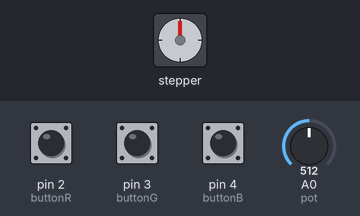
Bench run of a sketch on a simulated Arduino Uno, built with avr-gcc and run on an emulated ATmega328P. Parts: stepper motor. Inputs (shaded band) come from the test bench; at power-on: A0 (pot) = 512, pin 2 (buttonR) LOW, pin 3 (buttonG) LOW, pin 4 (buttonB) LOW. Stepper angles assume 200 steps per turn.

Above: at 1.2 s.
1.3 s: A0 (pot) set to 716
At 2.1 s:
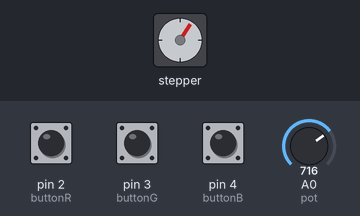
2.9 s: A0 (pot) set to 122
At 3.5 s:
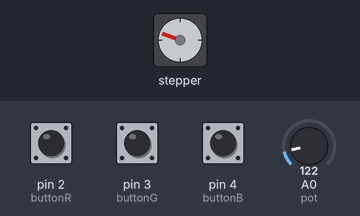
4.7 s: A0 (pot) set to 0
At 5.1 s:
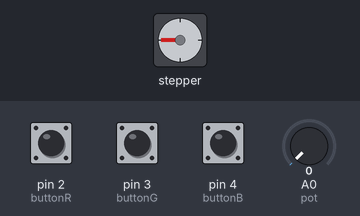
6.2 s: A0 (pot) set to 306
At 6.7 s:
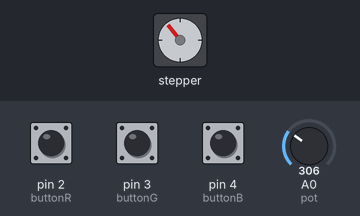
7.8 s: A0 (pot) set to 511
At 8.3 s:
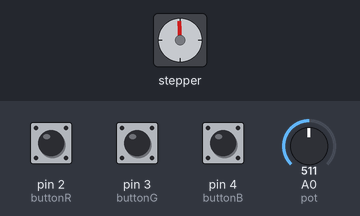
Timing chart, 0 to 10.4 s (numbered marks = the images above; inputs shaded):
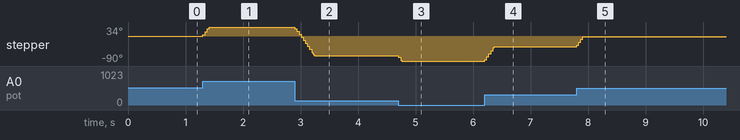

Measured:
- after the input at 1.3 s, stepper: turns 34° clockwise in 0.11 s, starting at once
- after the input at 2.9 s, stepper: turns 105° counter-clockwise in 0.34 s, starting at once
- after the input at 4.7 s, stepper: turns 19° counter-clockwise, starting at once
- after the input at 6.2 s, stepper: turns 52° clockwise in 0.16 s, starting at once
- after the input at 7.8 s, stepper: turns 36° clockwise in 0.11 s, starting at once

The sketch:

Stepper_with_Pot.ino
```cpp
#include <Stepper.h>

const int stepsPerRevolution = 200;  // change this to fit the number of steps per revolution
// for your motor
const int buttonR = 2;
const int buttonG = 3;
const int buttonB = 4;
const int pot = 0;
int buttonRstate, buttonGstate, buttonBstate, potVali, potValf, changePotVal;

// initialize the stepper library on pins 8 through 11:
Stepper myStepper(stepsPerRevolution, 8, 9, 10, 11);

void setup() {
  // initialize the serial port:
  Serial.begin(9600);
  pinMode (buttonR, INPUT); //set up botton pin
  pinMode (buttonG, INPUT);
  pinMode (buttonB, INPUT);
}

void loop() {
  buttonRstate = digitalRead(buttonR); //Read HIGH or LOW input
  buttonGstate = digitalRead(buttonG);
  buttonBstate = digitalRead(buttonB);

  potVali = analogRead(pot);
  potVali = map(potVali, 0, 1023, 0, 100);

  delay(5);

  potValf = analogRead(pot);
  potValf = map(potValf, 0, 1023, 0, 100);

  changePotVal = potValf - potVali;

  myStepper.setSpeed(50);
  myStepper.step(changePotVal);


  //For buttons
  /*if ((buttonRstate == HIGH) && (buttonGstate == LOW) && (buttonBstate == LOW)) //for red button
  {
  // set the speed at 30 rpm:
  myStepper.setSpeed(33);
  // step one revolution  in one direction:
  Serial.println("clockwise");
  myStepper.step(stepsPerRevolution);
  //delay(500);

  // step one revolution in the other direction:
  //Serial.println("counterclockwise");
  //myStepper.step(-stepsPerRevolution);
  //delay(500);
  }

    if ((buttonRstate == LOW) && (buttonGstate == HIGH) && (buttonBstate == LOW)) //for green button
  {
  // set the speed at 66 rpm:
  myStepper.setSpeed(66);
  // step one revolution  in one direction:
  Serial.println("clockwise");
  myStepper.step(stepsPerRevolution);
  //delay(500);

  // step one revolution in the other direction:
  //Serial.println("counterclockwise");
  //myStepper.step(-stepsPerRevolution);
  //delay(500);
  }

    if ((buttonRstate == LOW) && (buttonGstate == LOW) && (buttonBstate == HIGH))
  {
  // set the speed at 100 rpm:
  myStepper.setSpeed(100);
  // step one revolution  in one direction:
  Serial.println("clockwise");
  myStepper.step(stepsPerRevolution);
  //delay(500);

  else
  {
    myStepper.setSpeed(0);
    Serial.println("clockwise");
    myStepper.step(stepsPerRevolution);
  }

  // step one revolution in the other direction:
  //Serial.println("counterclockwise");
  //myStepper.step(-stepsPerRevolution);
  //delay(500); */
  }
```
